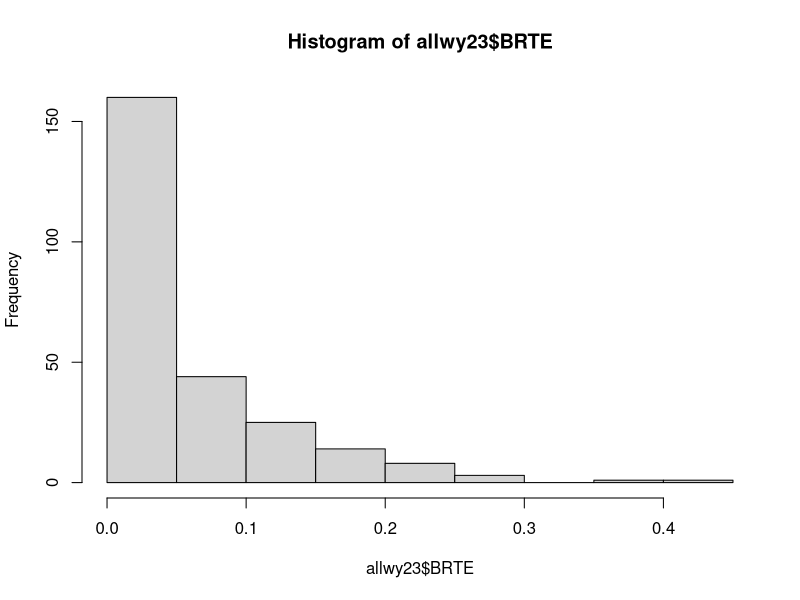
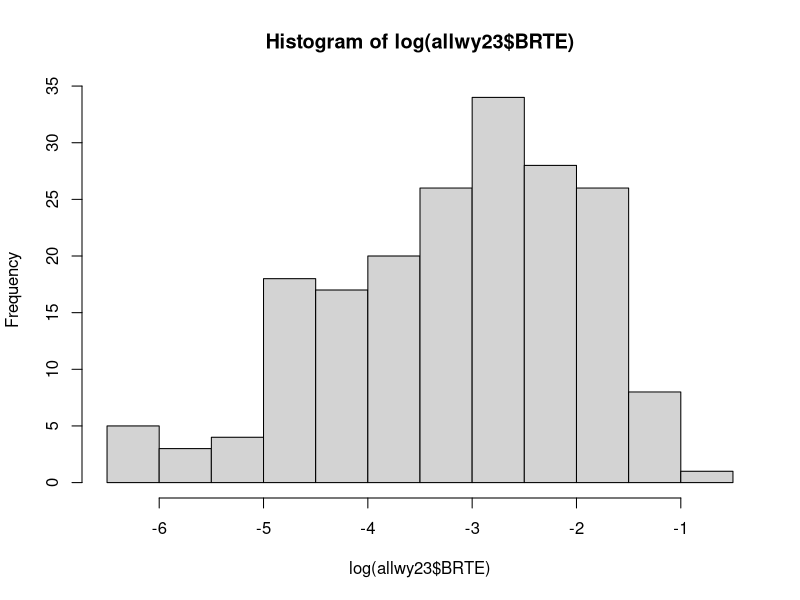
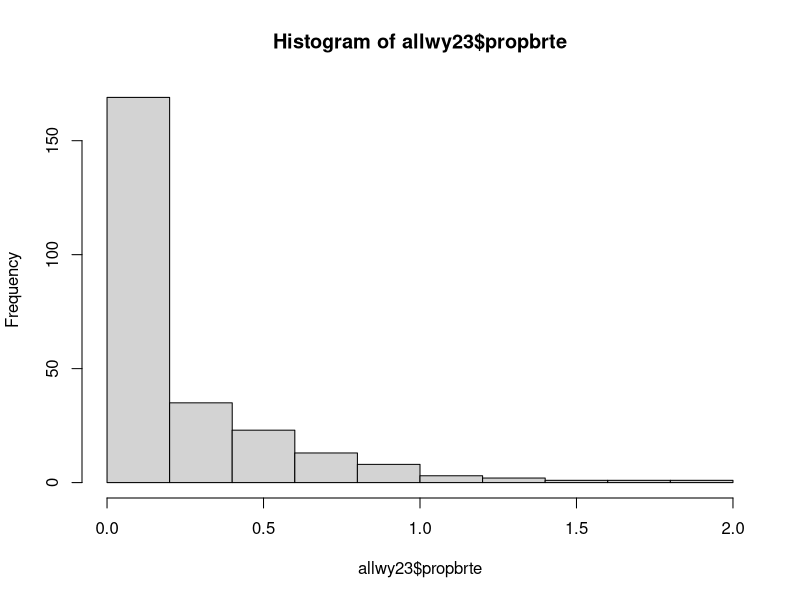
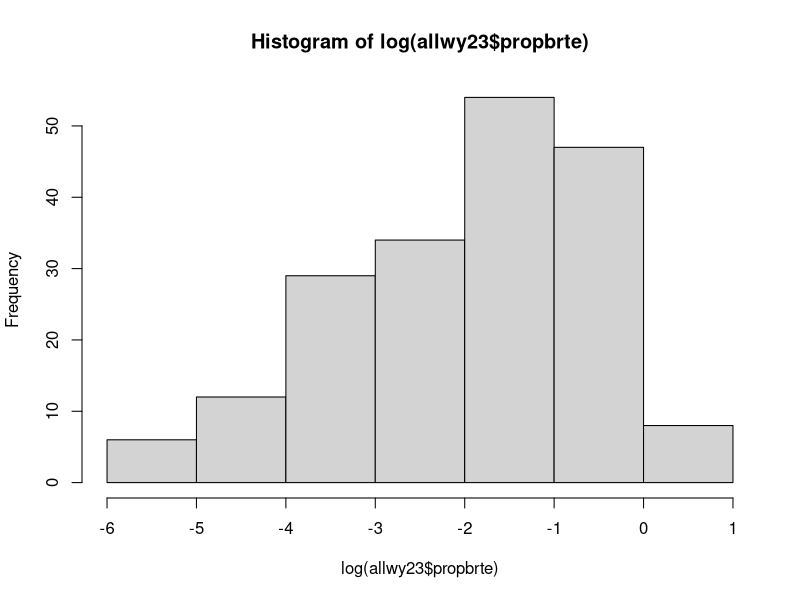
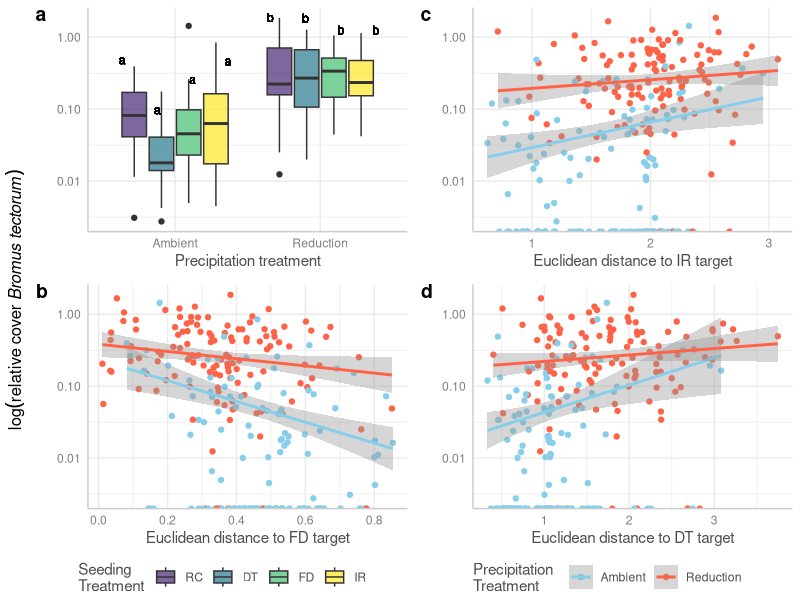

Source code (R) for these figures, in order: (Note: this script raises an error after producing the figures.)
#### Analysis of invasion, WY 
#### how are inv species growth effected by native species in the different seeded communities? and
#### with our distance from targets?
#### Are IR communities or traits any more resistant to invasion than random? than FD? 
#### Are communities with more IR-target traits more tolerant of drought?
##(Is the likelihood of being invaded effected by any of the treatments?)

## packages
library(tidyverse)
library(lme4)
library(lmerTest)
library(ggeffects)

## read in all data and clean to create master dataframe
comp.wy <- read.csv("data/comp_wy_plot.csv") # Wyoming species comp data 
comp.wy <- comp.wy %>% filter(year == "2023") #remove pre-treatment data
#correct factor columns
comp.wy <- comp.wy %>% select(-drought)
comp.wy$year<-as.factor(comp.wy$year)
comp.wy$trt <- as.factor(comp.wy$trt)
comp.wy$block <- as.factor(comp.wy$block)
comp.wy <- comp.wy %>% mutate(trt = str_replace(trt, "^r$", "rand")) #make r match rand in cwm df

cwm.wy <- read.csv("data/cwm_wy(plot).csv")# Wyoming CWM data
cwm.wy$year <- as.factor(cwm.wy$year)
#make new sequence column
cwm.wy <- cwm.wy %>% mutate(yrorder = ifelse(year=="2021","1",
                                             ifelse(year=="2022","2",
                                                    ifelse(year=="2023","3","0"))))
cwm.wy$yrorder <- as.numeric(cwm.wy$yrorder)
#add plot ID column (but give NA to target/predicted communities)
cwm.wy <- cwm.wy %>% 
  mutate(plot = paste(block, trt, year, sep = "."))
cwm.wy <- cwm.wy %>% filter(year != "0") #remove predicted/target communities

cwm.wy <- cwm.wy %>% select(-c(rootdiam,veg)) #remove CWM rootdiam column to avoid confusion
cwmFD <- read.csv("data/cwm_raoq_wy(plot).csv") #add FD for traits that need it (rootdiam/veg)
cwmFD <- cwmFD %>% select(block,trt,year,drought,rootdiam,veg, full) #only columns we need
cwm.wy <- merge(cwm.wy,cwmFD, all.x=T)

# combine to master df (remove spp columns for now)
allwy23 <- merge(comp.wy[,-c(5:11,13:60)],cwm.wy, by=c("year","trt","block"))
allwy23$trt <- as.factor(allwy23$trt)

# also combine CWM_distances dataframe to master df 
wydist <- read.csv("data/cwm_maxdistances_wy(plot).csv")
#break apart distances ID to make wider and merge together
wydist <- separate(wydist, trt.b.y, into = c("trt", "block", "year"), sep = "\\.")
wydist <- wydist %>% mutate(trt = str_replace(trt, "^r$", "rand")) #make r match rand in cwm df

allwy23 <- merge(allwy23,wydist, by=c("year","trt","block"), all.x=T)
allwy23$trt <- as.factor(allwy23$trt)
allwy23$block <- as.factor(allwy23$block)
allwy23$year <- as.factor(allwy23$year)
#allwy$subplot <- as.factor(allwy$subplot)
allwy23$drought <- as.factor(allwy23$drought)

### how many WY 2022+2023 data need to be dropped from CWM calculations 
subvalid <- comp.wy %>% group_by(block,trt,year) %>%
  mutate(propnative = nativecov.plot/totcov.plot*100) %>% 
  filter(propnative < 80)
table(subvalid$year)
(17+132)/(512*3)*100 # only 10% total observation to remove
allwy23 <- allwy23 %>% 
  mutate(propnative = nativecov.plot/totcov.plot*100) %>% 
  mutate(propbrte = BRTE/totcov.plot) %>% #this one is not converted to percent
  mutate(propnativebrte = propnative+(BRTE*100))

## Ensure levels are correctly compared in models
allwy23$trt <- relevel(allwy23$trt, ref = "rand") #make random communities the reference level
allwy23$drought <- relevel(allwy23$drought, ref = "cntl") #make ambient precip the reference level
#for visuals
droughtcolswy <- c("cntl"="skyblue", "drt"="tomato") #create variable for color

### data summary
# look at response variable in each dataset
# looking at plots as a whole even though we seeded into one of the subplots, so 256 total plots
# WY
hist(allwy23$BRTE)
hist(log(allwy23$BRTE)) #better logged
allwy23 %>% filter(BRTE!="0") %>% n_distinct() #only 192/512 (-250 or so not seeded or found) have BRTE (~75%)
allwy23 <- allwy23 %>% mutate(log.brte = log(BRTE)) %>% 
  mutate(log.brte = ifelse(log.brte == -Inf, NA, log.brte))
# #check additional variables
hist(allwy23$propbrte)
hist(log(allwy23$propbrte)) #better logged
allwy23 %>% filter(propbrte!="0") %>% n_distinct() #only 192/512 (-250 or so not seeded or found) have BRTE (~75%)
allwy23 <- allwy23 %>% mutate(log.propbrte = log(propbrte)) %>% 
  mutate(log.propbrte = ifelse(log.propbrte == -Inf, NA, log.propbrte))
# #make invcov column
# allwy23 <- allwy23 %>% mutate(invcov = totcov.plot-nativecov.plot) #(already a proportion)
# hist(allwy23$invcov)
# hist(log(allwy23$invcov)) #better logged
# allwy23 %>% filter(invcov!="0") %>% n_distinct() #only 259/512 (-259 not seeded or found) have BTRE
# allwy23 <- allwy23 %>% mutate(log.inv = log(invcov)) %>% 
#   mutate(log.inv = ifelse(log.inv == -Inf, NA, log.inv))

#### remove all plots where CWM could not be validly calculated
#### not using this for invasion analysis because where there was
#### high proportion of invasive species is relevant to our question
#suballwy23 <- allwy23 %>% filter(propnativebrte >= 80)

#model
summary(trtmod <- lmer(log.propbrte~trt*drought+ (1|block), allwy23))
summary(irmod <- lmer(log.propbrte~distir*drought+ (1|block), allwy23))
summary(dtmod <-lmer(log.propbrte~distdt*drought+ (1|block), allwy23))
summary(fdmod <- lmer(log.propbrte~distfd*drought+ (1|block), allwy23))

# summary(irmod <- glmer(BRTEpres~trt*drought+ (1|block), fortest, family = "binomial"))
# x <- ggpredict(irmod,c("trt","drought")) 
# plot(x, show.title = F)
#anova(lmer(log.gr~distdt*trt*distfd*drought*year+ (1|block), testno))

#### Making plots
## ~ seeding treatment
#create letters for plotting:
library(emmeans)
# Step 1: Get the emmeans for the interaction of trt, drought, and year
emm_trt <- emmeans(trtmod, ~ trt * drought)
## # Step 2: Obtain pairwise contrasts for the interaction
## contrast_trt <- contrast(emm_trt, method = "pairwise")
# Step 2: Generate the compact letter display using multcomp::cld
letters <- multcomp::cld(emm_trt, alpha = 0.05, Letters = letters, adjust = "tukey")
# Step 3: Convert the results to a data frame
letters_df <- as.data.frame(letters)
# Step 4: Create a temporary data frame with the desired y-position for plotting
dttemp2 <- allwy23 %>%
  group_by(drought, trt) %>%
  summarise(yposition = quantile(propbrte, .9, na.rm=T), .groups = 'drop')
# Step 5: Merge the letter results with the y-position data
dttemp2 <- merge(letters_df, dttemp2, by = c("drought", "trt"))
# Merge with the original data to get the final dataset
dttemp3 <- merge(allwy23, dttemp2, by = c("drought", "trt"), all = TRUE)

#plot:
invboxwy <- ggplot(dttemp3, aes(y=propbrte,x=drought,fill=trt))+
  geom_boxplot()+
  geom_text(aes(y=yposition,label = .group), 
            position = position_dodge(width = .97), 
            vjust = -2,
            size=3)+
  scale_y_log10() +
  scale_x_discrete(labels = c("Ambient", "Reduction"))+
  scale_fill_viridis_d(option = "D", begin = .1, end = 1, alpha = 0.7,
                       labels = c("RC","DT","FD","IR"))+
  labs(y=" ", fill="Seeding 
Treatment", x = "Precipitation treatment")+
  theme_ggeffects()


## ~ distance to IR traits
invirwy <- ggplot(allwy23, aes(y=propbrte,x=distir,col=drought))+
  geom_point()+
  geom_smooth(method = "lm")+
  scale_color_manual(values=droughtcolswy, labels = c("Ambient", "Reduction"))+
  labs(y=" ", x="Euclidean distance to IR target", col="Precipitation 
Treatment")+
  scale_y_log10() +
  #stat_cor(label.y = c(c(3,3.5),c(-2.5,-2.6)))+
  theme_ggeffects()

## ~ distance to DT traits
invdtwy <- ggplot(allwy23, aes(y=propbrte,x=distdt,col=drought))+
  geom_point()+
  geom_smooth(method = "lm")+
  scale_color_manual(values=droughtcolswy, labels = c("Ambient", "Reduction"))+
  labs(y=" ", x="Euclidean distance to DT target", col="Precipitation 
Treatment")+
  scale_y_log10() +
  #stat_cor(label.y = c(c(3,3.5),c(-2.5,-2.6)))+
  theme_ggeffects()

## ~ distance to FD traits
invfdwy <- ggplot(allwy23, aes(y=propbrte,x=distfd,col=drought))+
  geom_point()+
  geom_smooth(method = "lm")+
  scale_color_manual(values=droughtcolswy, labels = c("Ambient", "Reduction"))+
  labs(y=" ", x="Euclidean distance to FD target", col="Precipitation 
Treatment")+
  scale_y_log10() +
  #stat_cor(label.y = c(c(3,3.5),c(-2.5,-2.6)))+
  theme_ggeffects()


#### combined figures
library(ggpubr)
wyfigtop <- ggarrange(invboxwy,invfdwy, nrow=2,
                      common.legend = T, legend = "bottom",
                      labels = c("a","b"))#,label.x = .05)
wyfigbottom <-ggarrange(invirwy,invdtwy, nrow=2,
                        common.legend = T, legend = "bottom",
                        labels = c("c","d"))#,label.x = .05)
wyfiginvasion <- ggarrange(wyfigtop,wyfigbottom, ncol=2)
wyfiginvasion <- annotate_figure(wyfiginvasion,
                                 left = text_grob(bquote(log(relative~cover~italic("Bromus tectorum"))), rot=90))
                                 #left = text_grob(?bquote(""*"log(relative cover "(italic(Bromus tectorum))*""), rot=90))
                                 #left="log(relative cover *Bromus tectorum*)")

tiff("figures/invasionfigwy.tiff", res=400, height = 5,width =8, "in",compression = "lzw")
wyfiginvasion
dev.off()
################################################################

#####output of models as formatted tables:
library(lme4)
library(broom.mixed)
library(knitr)
library(kableExtra)

model_summary <- tidy(dtmod)

# Separate fixed and random effects
fixed_effects <- model_summary %>% filter(effect == "fixed")
random_effects <- model_summary %>% filter(effect == "ran_pars")

# Adjusting Terms to be More Descriptive
fixed_effects <- fixed_effects %>%
  mutate(term = recode(term,
                       `(Intercept)` = "Intercept",
                       `trt1` = "Treatment 1",
                       `trt2` = "Treatment 2",
                       `trt3` = "Treatment 3",
                       `drought1` = "Drought Level 1",
                       `drought2` = "Drought Level 2"))

random_effects <- random_effects %>%
  mutate(term = recode(term,
                       `(Intercept)` = "Intercept"))

# Combine fixed and random effects with proper column names
fixed_effects <- fixed_effects %>%
  select(term, estimate, std.error, statistic, p.value) %>%
  mutate(effect_type = "Fixed Effect")

random_effects <- random_effects %>%
  select(term, estimate, std.error) %>%
  mutate(statistic = NA, p.value = NA, effect_type = "Random Effect")

# Rename columns to be more descriptive
colnames(fixed_effects) <- c("Term", "Estimate", "Std. Error", "Statistic", "P-value", "Effect Type")
colnames(random_effects) <- c("Term", "Estimate", "Std. Error", "Statistic", "P-value", "Effect Type")

# Combine both into one dataframe
combined_effects <- bind_rows(fixed_effects, random_effects)

# Create the table
table<-kable(combined_effects, caption = "Summary of Linear Mixed-Effects Model", digits = 3) %>%
  kable_styling(bootstrap_options = c("striped", "hover", "condensed", "responsive"),full_width = F, position = "left")

# Save the table as HTML
save_kable(table, "model_summary_inv_dtca.doc")
